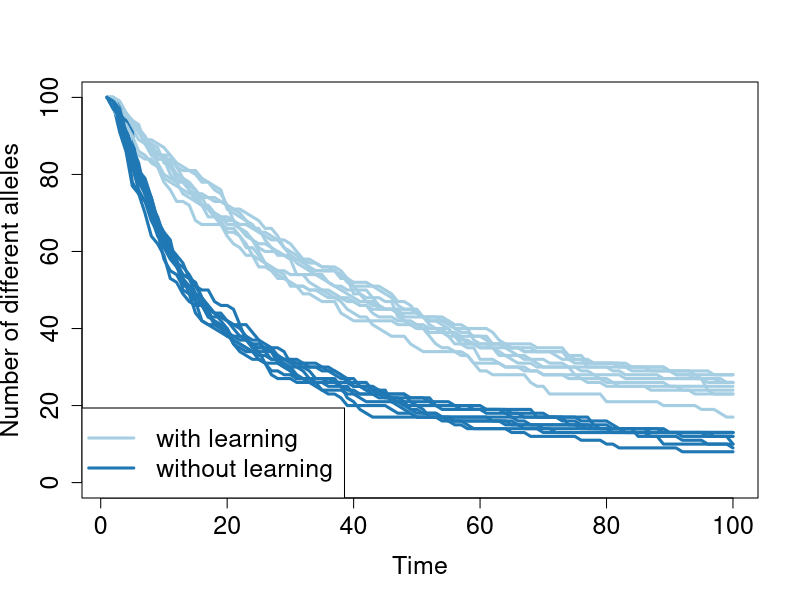

This chart was generated by the following R code:

no_individuals <- 1000
init_no_alleles <- 100 # initial number of unique alleles
maxtime <- 100
no_remove <- 800 # number of individuals consumed each timestep
init_escape_prob <- 0.5 # initial probability of escaping attack
no_simulations <- 10
maxescape <- 0.95

### with learning

rate_escape_prob <- 0.75 # proportional increase in escape probability

no_diff_alleles <- array(0, c(no_simulations, maxtime))

for (s in 1:no_simulations) {
  
  escape <- array(init_escape_prob, c(no_individuals, maxtime))
  
  alleles <- array(0, c(no_individuals, maxtime))
  alleles[,1] <- sample(1:init_no_alleles, no_individuals, replace=T)
  
  no_diff_alleles[s,1] <- length(unique(alleles[,1]))
  
  for (t in 2:maxtime) {
    # remove no_remove individuals: loop over attacks
    successful_attacks <- 0
    removed <- NULL
    
    repeat {
      attack <- sample(1:no_individuals, 1) # random choice of prey
      if (runif(1) >= escape[attack,t-1]) { # successful attack
        successful_attacks <- successful_attacks + 1
        removed <- c(attack,removed)
      } else { # unsuccessful attack: increase in escape probability with learning
        escape[attack,t] <- min(maxescape,(1+rate_escape_prob)*escape[attack,t-1])
      }
      if (successful_attacks >= no_remove) { break }
    }

    # determining indices of not removed individuals
    b <- 1:no_individuals
    staying <- b [! b %in% removed]
    
    # no_remove of the remaining individuals reproduce, to keep population size constant
    reproducing <- sample(staying, no_remove, replace=T)
    alleles[,t] <- alleles[,t-1]
    alleles[removed,t] <- alleles[reproducing,t]
    escape[removed,t] <- rep(init_escape_prob, no_remove) # new individuals have no escape experience
      
    # calculate number of unique alleles
    no_diff_alleles[s,t] <- length(unique(alleles[,t]))

  } # loop over t

} # loop over s

### without learning (same as above, but with rate_escape_prob = 0 [meaning no increase])

rate_escape_prob <- 0

no_diff_alleles2 <- array(0, c(no_simulations, maxtime))
  
for (s in 1:no_simulations) {
  
  escape <- array(init_escape_prob, c(no_individuals, maxtime))
  
  alleles <- array(0, c(no_individuals, maxtime))
  alleles[,1] <- sample(1:init_no_alleles, no_individuals, replace=T)
  
  no_diff_alleles2[s,1] <- length(unique(alleles[,1]))
  
  for (t in 2:maxtime) {
    # remove no_remove individuals: loop over attacks
    successful_attacks <- 0
    removed <- NULL
    
    repeat {
      attack <- sample(1:no_individuals, 1)
      if (runif(1) >= escape[attack,t-1]) { # successful attack
        successful_attacks <- successful_attacks + 1
        removed <- c(attack,removed)
      } else { # unsuccessful attack: increase in escape probability with learning
        escape[attack,t] <- min(maxescape,(1+rate_escape_prob)*escape[attack,t-1])
      }
      if (successful_attacks >= no_remove) { break }
    }
    
    b <- 1:no_individuals
    staying <- b [! b %in% removed]
    
    # no_remove of the remaining individuals reproduce
    reproducing <- sample(staying, no_remove, replace=T)
    alleles[,t] <- alleles[,t-1]
    alleles[removed,t] <- alleles[reproducing,t]
    
    # calculate number of unique alleles
    no_diff_alleles2[s,t] <- length(unique(alleles[,t]))

  } # loop over t

} # loop over s

library("RColorBrewer")
col = brewer.pal(n = 3, name = "Paired")

ccex <- 1.5
ccex2 <- 1.5

xmax <- maxtime
ymax <- init_no_alleles
plot(1:maxtime, no_diff_alleles[1,], type = 'l', lwd = 3, col = col[1], xlab = 'Time', ylab = 'Number of different alleles', cex.axis = ccex, cex.lab = ccex, xlim = c(1, xmax), ylim = c(0, ymax))
lines(1:maxtime, no_diff_alleles2[1,], type = 'l', lwd = 3, col = col[2])
legend('bottomleft', c('with learning', 'without learning'), lty = 1, pch = -1, bty = 'o', lwd = 3, cex = ccex2, col = col)
for (s in 2:no_simulations) {
  lines(1:maxtime, no_diff_alleles[s,], type = 'l', lwd = 3, col = col[1])
  lines(1:maxtime, no_diff_alleles2[s,], type = 'l', lwd = 3, col = col[2])
}
